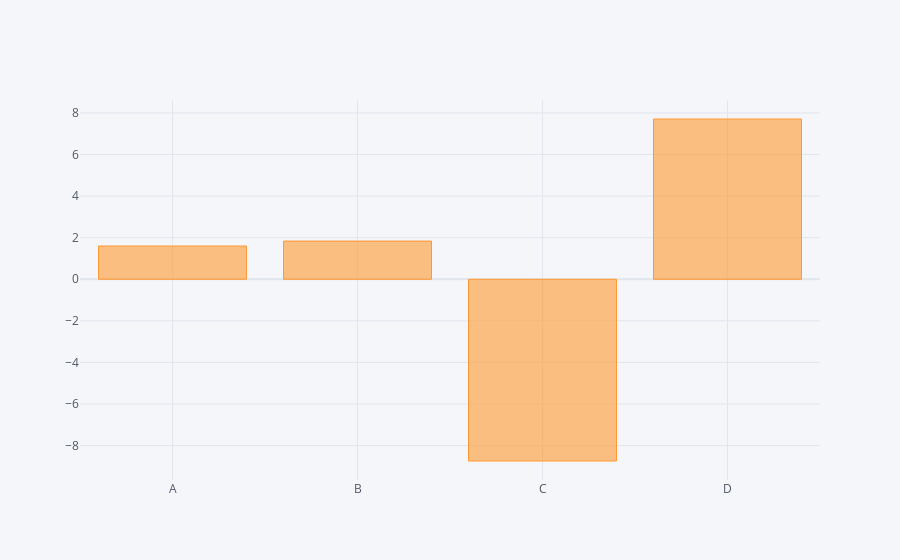

Notebook source saved alongside this figure:
### Code cell
df.sum().iplot(kind='bar') #sum for each column

### Figure 1 — Plotly figure (JSON) as saved in the notebook; plotly's stock layout.template omitted (floating-point values rounded to 4 significant figures)
{"data": [{"marker": {"color": "rgba(255, 153, 51, 0.6)", "line": {"color": "rgba(255, 153, 51, 1.0)", "width": 1}}, "name": "None", "orientation": "v", "text": "", "type": "bar", "x": ["A", "B", "C", "D"], "y": [1.6, 1.838, -8.741, 7.71]}], "layout": {"autosize": true, "legend": {"bgcolor": "#F5F6F9", "font": {"color": "#4D5663"}}, "paper_bgcolor": "#F5F6F9", "plot_bgcolor": "#F5F6F9", "title": {"font": {"color": "#4D5663"}}, "xaxis": {"autorange": true, "gridcolor": "#E1E5ED", "range": [-0.5, 3.5], "showgrid": true, "tickfont": {"color": "#4D5663"}, "title": {"font": {"color": "#4D5663"}, "text": ""}, "type": "category", "zerolinecolor": "#E1E5ED"}, "yaxis": {"autorange": true, "gridcolor": "#E1E5ED", "range": [-9.655, 8.624], "showgrid": true, "tickfont": {"color": "#4D5663"}, "title": {"font": {"color": "#4D5663"}, "text": ""}, "type": "linear", "zerolinecolor": "#E1E5ED"}}}
